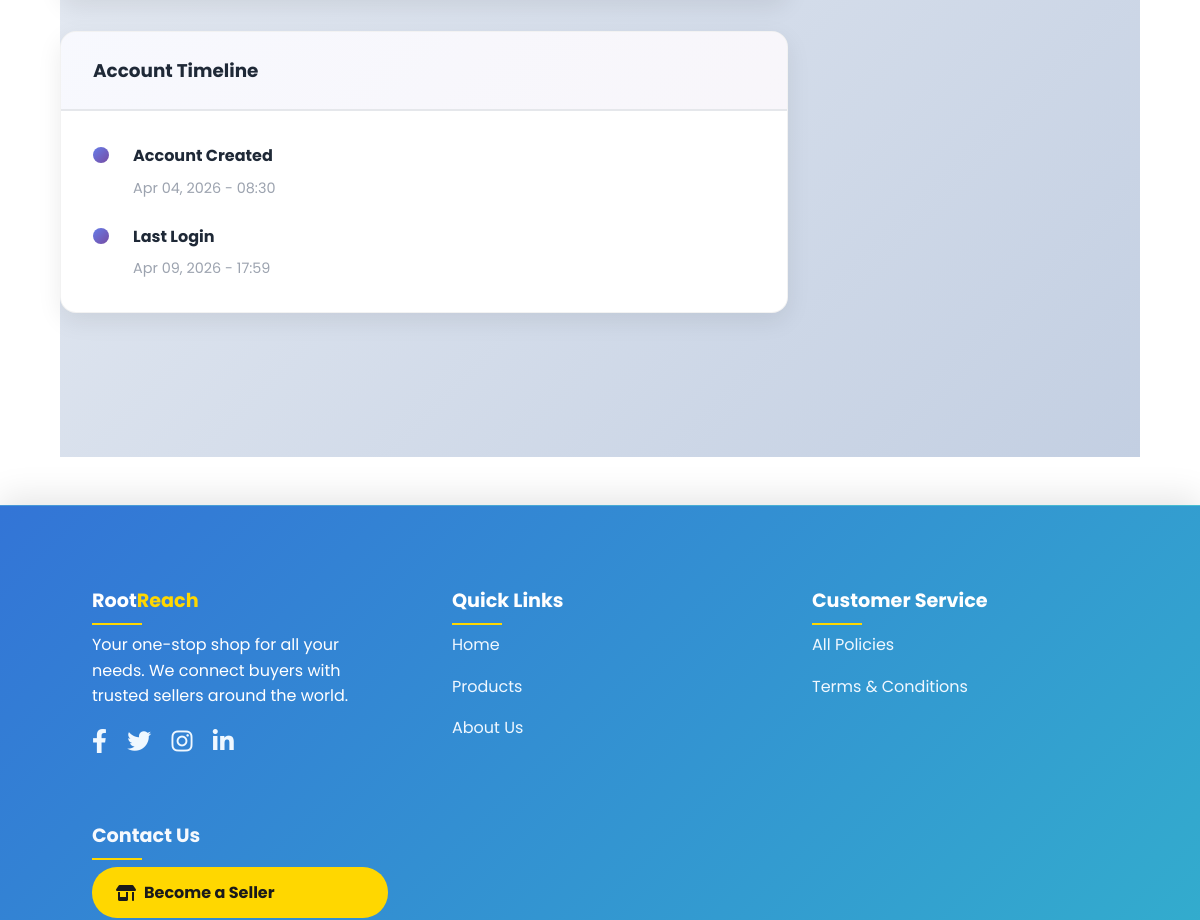
Page /admin-dashboard/users/40/ (signed in, middle part) on the earlier database version.
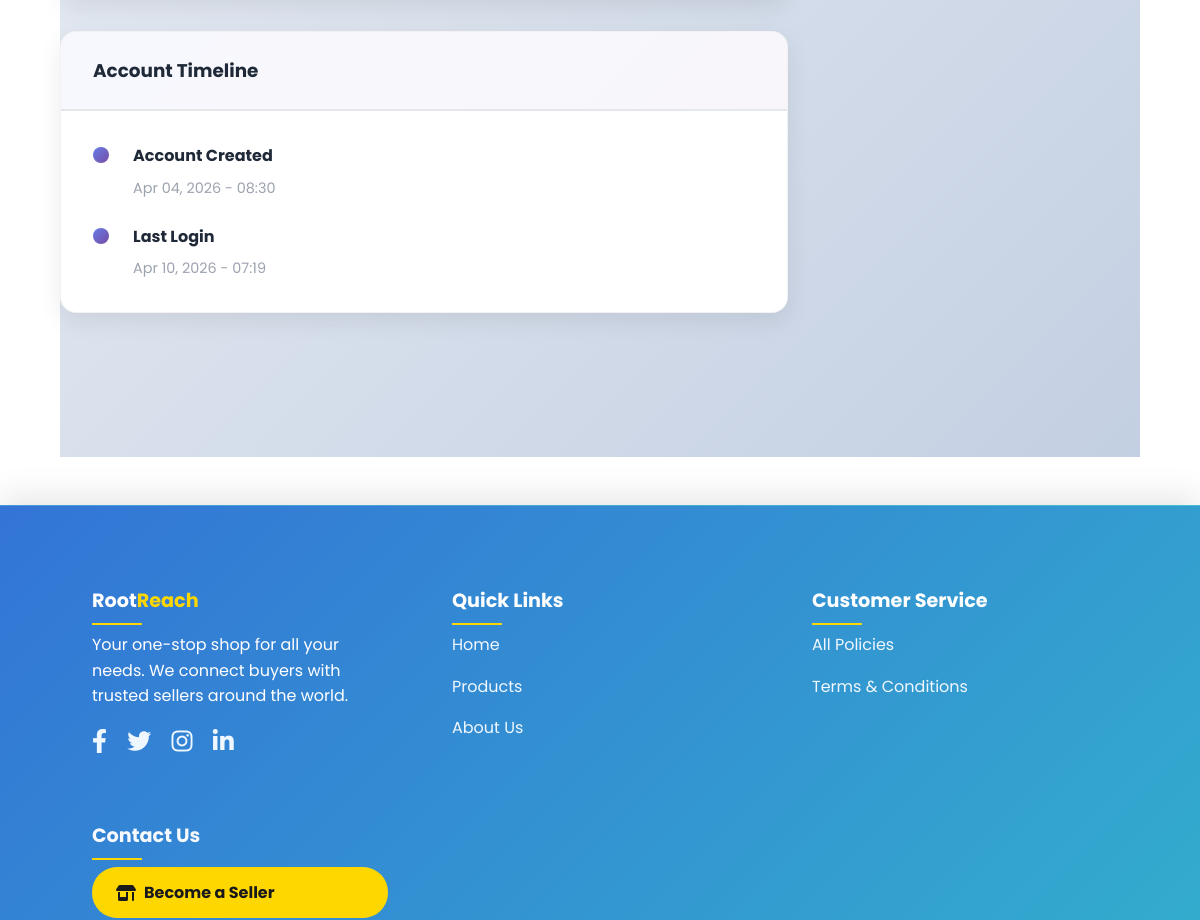
Same page on the later database version.
### core/models.py (models this page shows, shortened)
class CustomUser(AbstractUser):
    user_type = models.CharField(max_length=10, choices=USER_TYPES, default='buyer')
    phone = models.CharField(max_length=20)
    profile_image = models.ImageField(upload_to='profiles/', default='profiles/default.jpg')
    location = models.CharField(max_length=100)
    address = models.TextField()
    gender = models.CharField(max_length=10, choices=GENDER_CHOICES)
    division = models.CharField(max_length=20, choices=DIVISION_CHOICES, null=True, blank=True)
    is_seller_approved = models.BooleanField(default=False)
    def is_seller(self):
        return self.user_type == 'seller' and self.is_seller_approved

### core/views.py (the view)
# urls.py: path('admin-dashboard/users/<int:user_id>/', views.admin_user_details, name='admin_user_details'),
@login_required
def admin_user_details(request, user_id):
    if not is_admin(request.user):
        return redirect('home')
    user = get_object_or_404(CustomUser, id=user_id)
    user_orders = Order.objects.filter(buyer=user).count()
    user_products = Product.objects.filter(seller=user).count() if user.user_type == 'seller' else 0
    user_reviews = Review.objects.filter(reviewer=user).count()
    context = {
        'user': user,
        'user_orders': user_orders,
        'user_products': user_products,
        'user_reviews': user_reviews,
    }
    return render(request, 'admin_user_details.html', context)

### core/context_processors.py (called while the page is built)
def cart_item_count(request):
    if request.user.is_authenticated and request.user.user_type == 'buyer':
        count = CartItem.objects.filter(user=request.user).count()
    else:
        count = 0
    return {'cart_item_count': count}

### core/views.py (called while the page is built)
def is_admin(user):
    return user.is_superuser or user.user_type == 'admin'

### core/templates/admin_user_details.html (shortened to what this page needs)
{% extends 'base.html' %}
{% block content %}
<div class="admin-detail-container">
    <div class="detail-content">
        <div class="container-fluid px-4">
            <div class="detail-grid">
                <div class="detail-main">
                    <div class="detail-card">
                        <div class="detail-card-header">
                            <h3>Account Timeline</h3>
                        </div>
                        <div class="timeline">
                            <div class="timeline-item">
                                <div class="timeline-marker"></div>
                                <div class="timeline-content">
                                    <h5>Account Created</h5>
                                    <p>{{ user.date_joined|date:"M d, Y - H:i" }}</p>
                                </div>
                            </div>
                            <div class="timeline-item">
                                <div class="timeline-marker"></div>
                                <div class="timeline-content">
                                    <h5>Last Login</h5>
                                    <p>{{ user.last_login|date:"M d, Y - H:i"|default:"Never logged in" }}</p>
                                </div>
                            </div>
                        </div>
                    </div>
                </div>
                <div class="detail-sidebar">
                </div>
            </div>
        </div>
    </div>
</div>
{% endblock %}

### core/templates/base.html (shortened to what this page needs)
{% load static %}
<!DOCTYPE html>
<html lang="en">
<head>
    <link rel="stylesheet" href="https://cdnjs.cloudflare.com/ajax/libs/font-awesome/6.0.0/css/all.min.css">
    <link rel="stylesheet" href="{% static 'css/styles.css' %}">
</head>
<body>
<main>
    <div class="container">
        {% block content %}{% endblock %}
    </div>
</main>
<footer class="footer">
    <div class="container">
        <div class="footer-content">
            <div class="footer-section">
                <h3 class="footer-title">
                    <span style="color: white;">Root</span><span style="color: #ffd700;">Reach</span>
                  </h3>
                <p>Your one-stop shop for all your needs. We connect buyers with trusted sellers around the world.</p>
                <div style="margin-top: 20px;">
                    <a href="#"><i class="fab fa-facebook-f"></i></a>
                    <a href="#"><i class="fab fa-twitter"></i></a>
                    <a href="#"><i class="fab fa-instagram"></i></a>
                    <a href="#"><i class="fab fa-linkedin-in"></i></a>
                </div>
            </div>
            <div class="footer-section">
                <h3 class="footer-title" style="color: white;">Quick Links</h3>
                <ul class="footer-links">
                    <li><a href="{% url 'home' %}">Home</a></li>
                    <li><a href="#">Products</a></li>
                    <li><a href="{% url 'about' %}">About Us</a></li>
                </ul>
            </div>
            <div class="footer-section">
                <h3 class="footer-title" style="color: white;">Customer Service</h3>
                <ul class="footer-links">
                    <li><a href="{% url 'all_policies' %}">All Policies</a></li>
                    <li><a href="{% url 'terms_conditions' %}">Terms & Conditions</a></li>
                </ul>
            </div>
            <div class="footer-section">
                <h3 class="footer-title" style="color: #fffffff4;">Contact Us</h3>
                <ul class="footer-links">
                    <li>
                        <a href="{% url 'apply_seller_status' %}" class="become-seller-btn" data-is-authenticated="{{ user.is_authenticated|yesno:'true,false' }}">
                            <i class="fa-solid fa-shop"></i> Become a Seller
                        </a>
                    </li>
                </ul>
            </div>
        </div>
    </div>
</footer>
</body>
</html>

### core/static/css/styles.css (style rules this page uses)
:root { --primary: #1e88e5; --secondary: #ffeb3b; --accent: #4fc3f7; --background: #ffffff; --text-dark: #212121; --text-light: #ffffff; --gray-light: #f5f5f5; --gray-medium: #e0e0e0; --gray-dark: #757575; --box-shadow: 0 4px 6px rgba(0, 0, 0, 0.1); --border-radius: 8px; }
* { margin: 0; padding: 0; box-sizing: border-box; }
body { font-family: 'Poppins', sans-serif; background-color: var(--background); color: var(--text-dark); line-height: 1.6; }
.container { width: 90%; max-width: 1200px; margin: 0 auto; }
.footer { background-color: var(--gray-light); padding: 40px 0; margin-top: 40px; }
.footer-content { display: grid; grid-template-columns: repeat(auto-fit, minmax(200px, 1fr)); gap: 30px; }
.footer-section h3 { color: var(--primary); margin-bottom: 15px; }
.footer-links { list-style: none; }
.footer-links li { margin-bottom: 10px; }
.footer-links a { color: var(--text-dark); text-decoration: none; transition: color 0.3s ease; }

### core/templates/base.html (style rules this page uses)
:root { --primary: #0052cc; --secondary: #00a3bf; --accent: #ffd700; --light: #f0f8ff; --dark: #1a1a1a; --glass-bg: rgba(255, 255, 255, 0.25); --glass-backdrop: blur(10px); --glass-border: 1px solid rgba(255, 255, 255, 0.18); --bg-primary: #ffffff; --bg-secondary: #f8f9fa; --text-primary: #1a1a1a; --text-secondary: #666666; --text-tertiary: #999999; --card-bg: rgba(255, 255, 255, 0.15); --card-border: rgba(255, 255, 255, 0.2); --card-shadow: rgba(0, 0, 0, 0.1); --overlay-bg: rgba(255, 255, 255, 0.15); --input-bg: rgba(255, 255, 255, 0.9); --input-border: #ddd; --divider: #eee; --table-hover: rgba(65, 88, 208, 0.05); --header-bg: rgba(0, 82, 204, 0.8); }
body { transition: background-color 0.3s ease, color 0.3s ease; background-color: var(--bg-primary); color: var(--text-primary); }
* { transition: background-color 0.3s ease, color 0.3s ease, border-color 0.3s ease; }
html { scroll-behavior: smooth; }
body { animation: fadeInSmooth 0.5s ease-out; }
main { animation: slideUpFast 0.6s ease-out 0.1s backwards; }
.footer { background: linear-gradient(135deg, rgba(0, 82, 204, 0.8), rgba(0, 163, 191, 0.8)); backdrop-filter: blur(10px); -webkit-backdrop-filter: blur(10px); color: white; padding: 4rem 0 1rem; margin-top: 3rem; border-top: 1px solid rgba(255, 255, 255, 0.1); box-shadow: 0 -8px 32px 0 rgba(0, 0, 0, 0.1); }
.footer-content { max-width: 1200px; margin: 0 auto; display: grid; grid-template-columns: repeat(auto-fit, minmax(250px, 1fr)); gap: 2rem; padding: 0 1rem; }
.footer-section { padding: 1rem; }
.footer-title { color: #ffd700; font-size: 1.2rem; margin-bottom: 1.5rem; position: relative; }
.footer-title::after { content: ''; position: absolute; left: 0; bottom: -8px; width: 50px; height: 2px; background: #ffd700; }
.footer-links { list-style: none; padding: 0; margin: 0; }
.footer-links li { margin-bottom: 1rem; }
.footer-links a { color: var(--light); text-decoration: none; transition: color 0.3s ease; display: flex; align-items: center; gap: 0.5rem; }
.footer-section .fab { font-size: 1.5rem; margin-right: 1rem; color: var(--light); transition: color 0.3s ease; }
.become-seller-btn { background: var(--accent); color: var(--dark) !important; padding: 0.8rem 1.5rem; border-radius: 25px; font-weight: bold; transition: transform 0.2s !important; }

Differences in the rows shown:
changed CustomUser: last_login "Apr 09, 2026 - 17:59" → "Apr 10, 2026 - 07:19"
